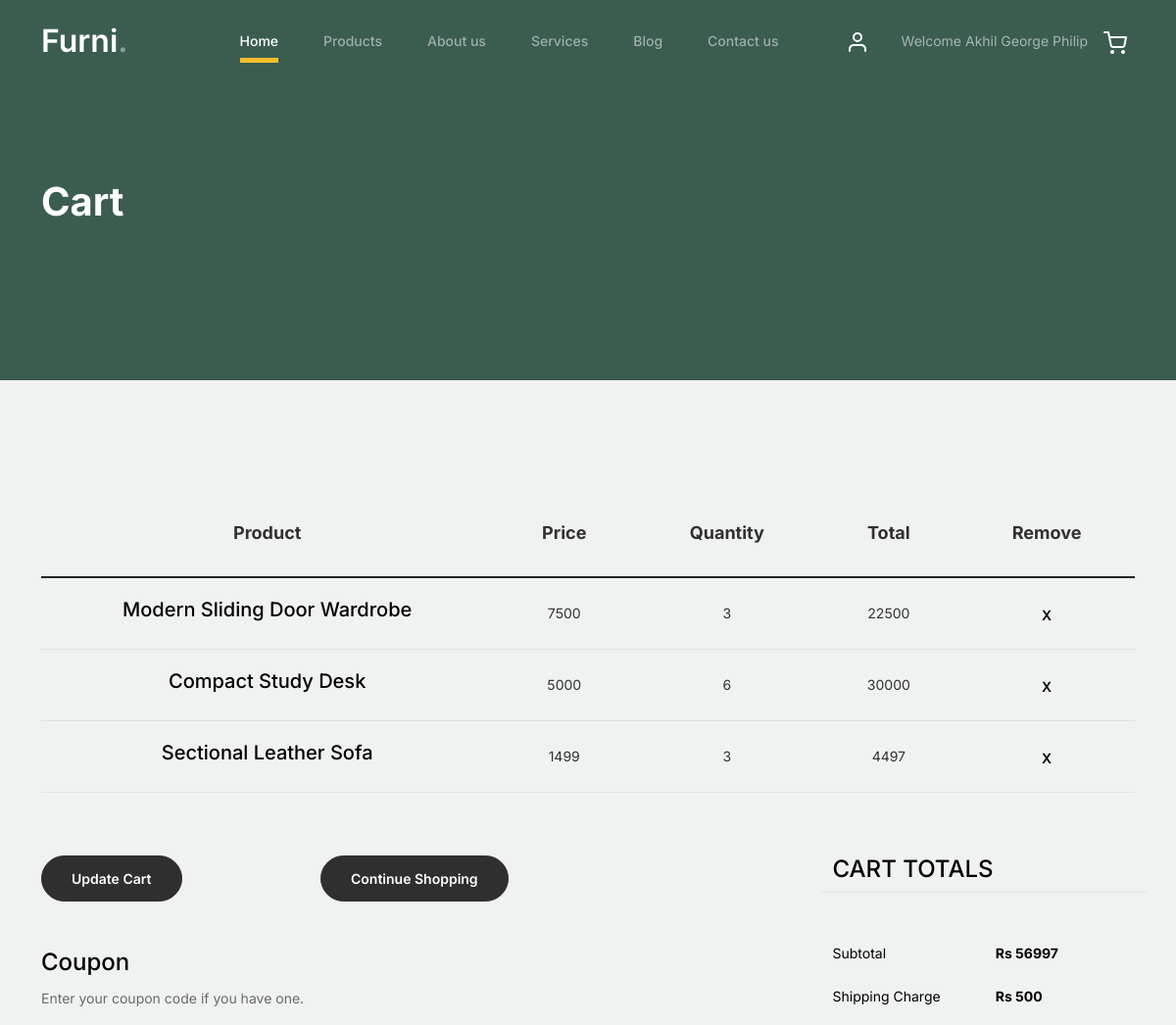
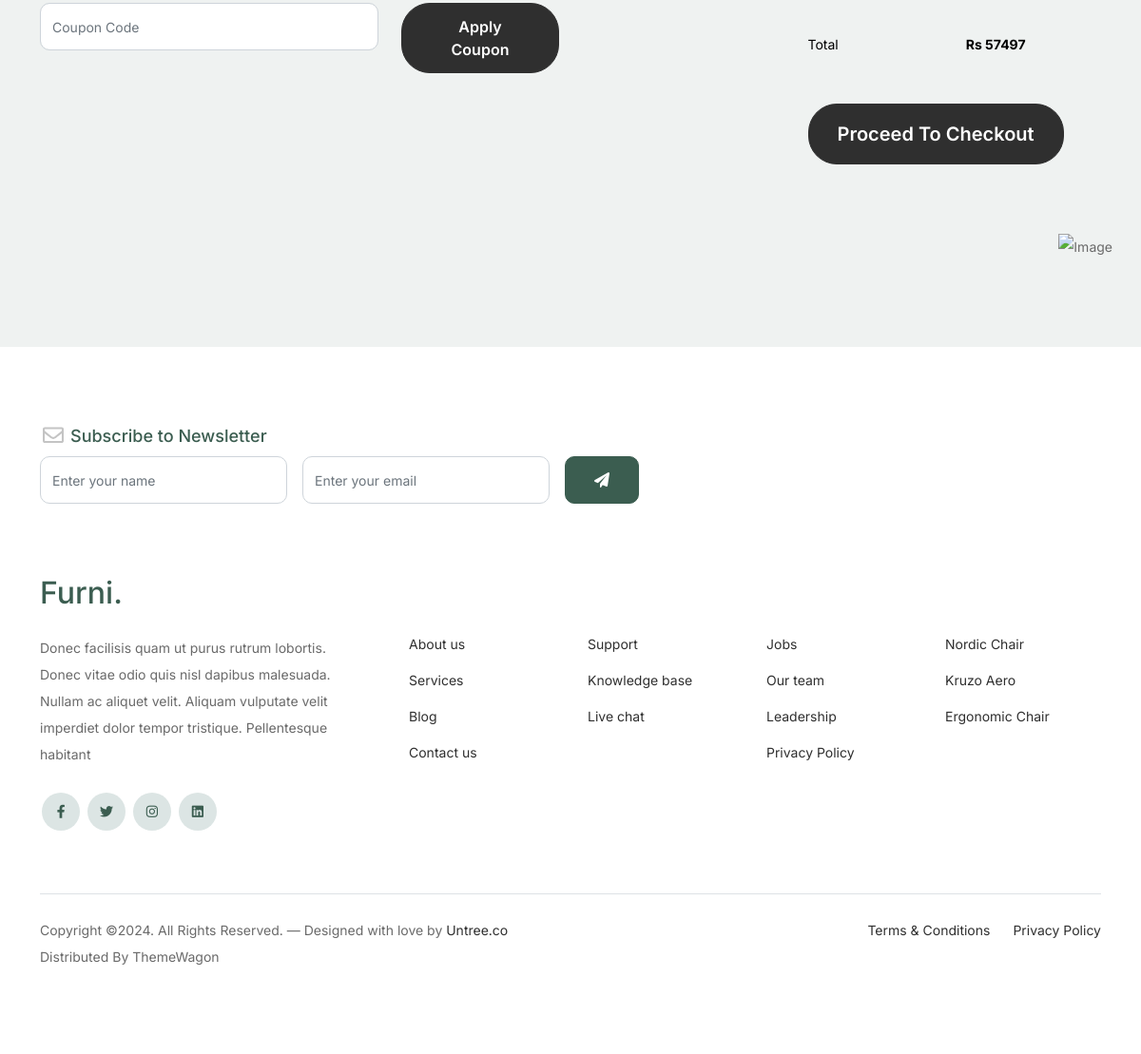
The page /cart/ (signed in) on the database its author committed (2 pictures, top to bottom).
### WebApp/models.py (models this page shows)
class CartDB(models.Model):
    Username=models.CharField(max_length=100,null=True,blank=True)
    Quantity=models.IntegerField(null=True,blank=True)
    Price=models.IntegerField(max_length=100,null=True,blank=True)
    Total_Price=models.IntegerField(max_length=100,null=True,blank=True)
    Product_Name=models.CharField(max_length=100,null=True,blank=True)

### WebApp/views.py (the view)
# urls.py: path('cart/',views.cart,name="cart"),
def cart(request):
    data = CartDB.objects.filter(Username=request.session['Name'])
    subtotal=0
    shipping_amount=0
    total_amount=0
    for i in data:
        subtotal = subtotal + i.Total_Price
        if subtotal>20000:
            shipping_amount=500
        else:
            shipping_amount=1000
        total_amount = shipping_amount+subtotal
    return render(request,"cart.html",{'data':data,'subtotal':subtotal,'shipping_amount':shipping_amount,'total_amount':total_amount})

### WebApp/templates/cart.html (shortened to what this page needs)
<!doctype html>
{% load static %}
<html lang="en">
<head>
		<link href="{% static 'web/css/bootstrap.min.css' %}" rel="stylesheet">
		<link href="https://cdnjs.cloudflare.com/ajax/libs/font-awesome/6.0.0-beta3/css/all.min.css" rel="stylesheet">
		<link href="{% static 'web/css/tiny-slider.css' %}" rel="stylesheet">
		<link href="{% static 'web/css/style.css' %}" rel="stylesheet">
	</head>
	<body>
		<nav class="custom-navbar navbar navbar navbar-expand-md navbar-dark bg-dark" arial-label="Furni navigation bar">
			<div class="container">
				<a class="navbar-brand" href="index.html">Furni<span>.</span></a>
				<div class="collapse navbar-collapse" id="navbarsFurni">
					<ul class="custom-navbar-nav navbar-nav ms-auto mb-2 mb-md-0">
						<li class="nav-item active">
							<a class="nav-link" href="index.html">Home</a>
						</li>
						<li><a class="nav-link" href="{% url 'products_page' %}">Products</a></li>
						<li><a class="nav-link" href="{%url 'aboutus' %}">About us</a></li>
						<li><a class="nav-link" href="services.html">Services</a></li>
						<li><a class="nav-link" href="blog.html">Blog</a></li>
						<li><a class="nav-link" href="{% url 'contacts' %}">Contact us</a></li>
					</ul>
					<ul class="custom-navbar-cta navbar-nav mb-2 mb-md-0 ms-5">
						<li><a class="nav-link" href="{% url 'Signin' %}"><img src="{% static 'web/images/user.svg' %}"></a></li>
						{% if request.session.Name %}
						<li><a class="nav-link" href="{% url 'user_logout' %}">Welcome {{request.session.Name}}</a></li>
						{% endif %}
						<li><a class="nav-link" href="{% url 'cart' %}"><img src="{% static 'web/images/cart.svg' %}"></a></li>
					</ul>
				</div>
			</div>
		</nav>
			<div class="hero">
				<div class="container">
					<div class="row justify-content-between">
						<div class="col-lg-5">
							<div class="intro-excerpt">
								<h1>Cart</h1>
							</div>
						</div>
						<div class="col-lg-7">
						</div>
					</div>
				</div>
			</div>
		<div class="untree_co-section before-footer-section">
            <div class="container">
              <div class="row mb-5">
                <form class="col-md-12" method="post">
                  <div class="site-blocks-table">
                    <table class="table">
                      <thead>
                        <tr>
                          <th class="product-name">Product</th>
                          <th class="product-price">Price</th>
                          <th class="product-quantity">Quantity</th>
                          <th class="product-total">Total</th>
                          <th class="product-remove">Remove</th>
                        </tr>
                      </thead>
                      <tbody>
 						{% for i in data %}
                        <tr>
                          <td class="product-name">
                            <h2 class="h5 text-black">{{i.Product_Name}}</h2>
                          </td>
                          <td>{{i.Price}}</td>
                          <td>{{i.Quantity}}</td>
                          <td>{{i.Total_Price}}</td>
                          <td><a href="{% url 'removecart' ctid=i.id %}" class="btn btn-black btn-sm">X</a></td>
                        </tr>
                      {% endfor %}
                      </tbody>
                    </table>
                  </div>
                </form>
              </div>
              <div class="row">
                <div class="col-md-6">
                  <div class="row mb-5">
                    <div class="col-md-6 mb-3 mb-md-0">
                      <button class="btn btn-black btn-sm btn-block">Update Cart</button>
                    </div>
                    <div class="col-md-6">
                      <button class="btn btn-outline-black btn-sm btn-block">Continue Shopping</button>
                    </div>
                  </div>
                  <div class="row">
                    <div class="col-md-12">
                      <label class="text-black h4" for="coupon">Coupon</label>
                      <p>Enter your coupon code if you have one.</p>
                    </div>
                    <div class="col-md-8 mb-3 mb-md-0">
                      <input type="text" class="form-control py-3" id="coupon" placeholder="Coupon Code">
                    </div>
                    <div class="col-md-4">
                      <button class="btn btn-black">Apply Coupon</button>
                    </div>
                  </div>
                </div>
                <div class="col-md-6 pl-5">
                  <div class="row justify-content-end">
                    <div class="col-md-7">
                      <div class="row">
                        <div class="col-md-12 text-right border-bottom mb-5">
                          <h3 class="text-black h4 text-uppercase">Cart Totals</h3>
                        </div>
                      </div>
                      <div class="row mb-3">
                        <div class="col-md-6">
                          <span class="text-black">Subtotal</span>
                        </div>
                        <div class="col-md-6 text-right">
                          <strong class="text-black">Rs {{subtotal}}</strong>
                        </div>
                      </div>
						<div class="row mb-5">
                        <div class="col-md-6">
                          <span class="text-black">Shipping Charge</span>
                        </div>
                        <div class="col-md-6 text-right">
                          <strong class="text-black">Rs {{shipping_amount}}</strong>
                        </div>
                      </div>
                      <div class="row mb-5">
                        <div class="col-md-6">
                          <span class="text-black">Total</span>
                        </div>
                        <div class="col-md-6 text-right">
                          <strong class="text-black">Rs {{total_amount}}</strong>
                        </div>
                      </div>
                      <div class="row">
                        <div class="col-md-12">
                          <a class="btn btn-black btn-lg py-3 btn-block" href="{% url 'checkout' %}">Proceed To Checkout</a>
                        </div>
                      </div>
                    </div>
                  </div>
                </div>
              </div>
            </div>
          </div>
		<footer class="footer-section">
			<div class="container relative">
				<div class="sofa-img">
					<img src="{% static 'web/images/sofa.png' %}" alt="Image" class="img-fluid">
				</div>
				<div class="row">
					<div class="col-lg-8">
						<div class="subscription-form">
							<h3 class="d-flex align-items-center"><span class="me-1"><img src="{% static 'web/images/envelope-outline.svg' %}" alt="Image" class="img-fluid"></span><span>Subscribe to Newsletter</span></h3>
							<form action="#" class="row g-3">
								<div class="col-auto">
									<input type="text" class="form-control" placeholder="Enter your name">
								</div>
								<div class="col-auto">
									<input type="email" class="form-control" placeholder="Enter your email">
								</div>
								<div class="col-auto">
									<button class="btn btn-primary">
										<span class="fa fa-paper-plane"></span>
									</button>
								</div>
							</form>
						</div>
					</div>
				</div>
				<div class="row g-5 mb-5">
					<div class="col-lg-4">
						<div class="mb-4 footer-logo-wrap"><a href="#" class="footer-logo">Furni<span>.</span></a></div>
						<p class="mb-4">Donec facilisis quam ut purus rutrum lobortis. Donec vitae odio quis nisl dapibus malesuada. Nullam ac aliquet velit. Aliquam vulputate velit imperdiet dolor tempor tristique. Pellentesque habitant</p>
						<ul class="list-unstyled custom-social">
							<li><a href="#"><span class="fa fa-brands fa-facebook-f"></span></a></li>
							<li><a href="#"><span class="fa fa-brands fa-twitter"></span></a></li>
							<li><a href="#"><span class="fa fa-brands fa-instagram"></span></a></li>
							<li><a href="#"><span class="fa fa-brands fa-linkedin"></span></a></li>
						</ul>
					</div>
					<div class="col-lg-8">
						<div class="row links-wrap">
							<div class="col-6 col-sm-6 col-md-3">
								<ul class="list-unstyled">
									<li><a href="#">About us</a></li>
									<li><a href="#">Services</a></li>
									<li><a href="#">Blog</a></li>
									<li><a href="#">Contact us</a></li>
								</ul>
							</div>
							<div class="col-6 col-sm-6 col-md-3">
								<ul class="list-unstyled">
									<li><a href="#">Support</a></li>
									<li><a href="#">Knowledge base</a></li>
									<li><a href="#">Live chat</a></li>
								</ul>
							</div>
							<div class="col-6 col-sm-6 col-md-3">
								<ul class="list-unstyled">
									<li><a href="#">Jobs</a></li>
									<li><a href="#">Our team</a></li>
									<li><a href="#">Leadership</a></li>
									<li><a href="#">Privacy Policy</a></li>
								</ul>
							</div>
							<div class="col-6 col-sm-6 col-md-3">
								<ul class="list-unstyled">
									<li><a href="#">Nordic Chair</a></li>
									<li><a href="#">Kruzo Aero</a></li>
									<li><a href="#">Ergonomic Chair</a></li>
								</ul>
							</div>
						</div>
					</div>
				</div>
				<div class="border-top copyright">
					<div class="row pt-4">
						<div class="col-lg-6">
							<p class="mb-2 text-center text-lg-start">Copyright &copy;. All Rights Reserved. &mdash; Designed with love by <a href="https://untree.co">Untree.co</a> Distributed By <a hreff="https://themewagon.com">ThemeWagon</a>
            </p>
						</div>
						<div class="col-lg-6 text-center text-lg-end">
							<ul class="list-unstyled d-inline-flex ms-auto">
								<li class="me-4"><a href="#">Terms &amp; Conditions</a></li>
								<li><a href="#">Privacy Policy</a></li>
							</ul>
						</div>
					</div>
				</div>
			</div>
		</footer>
	</body>
</html>

### rows shown on the page
CartDB: Product_Name "Modern Sliding Door Wardrobe", Price "7500", Quantity "3", Total_Price "22500"
CartDB: Product_Name "Compact Study Desk", Price "5000", Quantity "6", Total_Price "30000"
CartDB: Product_Name "Sectional Leather Sofa", Price "1499", Quantity "3", Total_Price "4497"

### other values the page prints
{{ request.session.Name }} "Akhil George Philip"
{{ subtotal }} "56997"
{{ shipping_amount }} "500"
{{ total_amount }} "57497"
